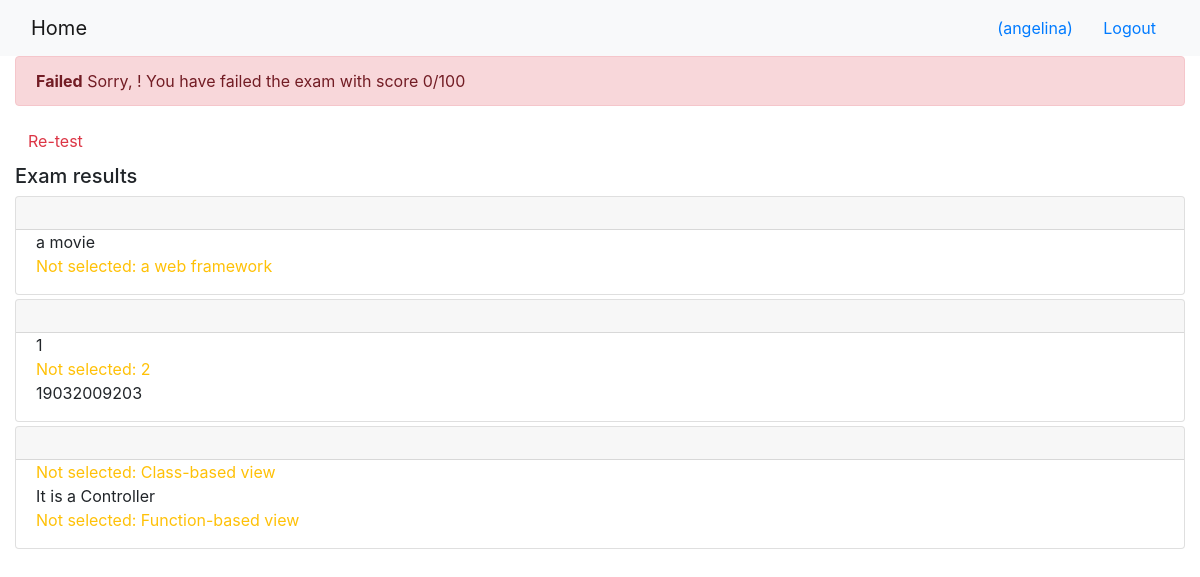
The page /onlinecourse/course/1/submission/1/result/ (signed in) on the database its author committed.
### onlinecourse/models.py (models this page shows)
class Question(models.Model):
    question_text=models.CharField(default="question", max_length=200)
    grade = models.IntegerField(default=0)
    course_id = models.ForeignKey(Course, on_delete=models.CASCADE)
    def is_get_score(self, selected_ids):
        all_answers = self.choice_set.filter(is_correct=True).count()
        selected_correct = self.choice_set.filter(is_correct=True, id__in=selected_ids).count()
        if all_answers == selected_correct:
            return True
        else:
            return False

class Choice(models.Model):
     question_id = models.ForeignKey(Question, on_delete=models.CASCADE)
     choice_text=models.CharField(default="answer", max_length=200)
     is_correct = models.BooleanField()

### onlinecourse/views.py (the view)
# urls.py: path('course/<int:course_id>/submission/<int:submission_id>/result/', views.show_exam_result, name='exam_result'),
def show_exam_result(request, course_id, submission_id):
    context={}
    course=get_object_or_404(Course, pk=course_id)
    submission = Submission.objects.get(id=submission_id)
    choics=submission.chocies.all()
    mark = 0
    for quest in course.question_set.all():
        if quest.is_get_score(choics):
            mark=mark+quest.grade
    context['course'] = course
    context['choices'] = choics
    context['grade'] = mark
    return render(request, 'onlinecourse/exam_result_bootstrap.html', context)

### onlinecourse/templates/onlinecourse/exam_result_bootstrap.html (shortened to what this page needs)
<!DOCTYPE html>
<html lang="en">
<head>
    {% load static %}
    <link rel="stylesheet" href="https://maxcdn.bootstrapcdn.com/bootstrap/4.5.2/css/bootstrap.min.css">
</head>
<body>
 <nav class="navbar navbar-light bg-light">
    <div class="container-fluid">
        <div class="navbar-header">
              <a class="navbar-brand" href="{% url 'onlinecourse:index' %}">Home</a>
        </div>
        <ul class="nav navbar-nav navbar-right">
            {% if user.is_authenticated %}
            <li>
                <a class="btn btn-link" href="#">{{ user.first_name }}({{ user.username }})</a>
                <a class="btn btn-link" href="{% url 'onlinecourse:logout' %}">Logout</a>
            </li>
            {% endif %}
        </ul>
    </div>
</nav>
<div class="container-fluid">
    {% if grade >= 80 %}
    <div class="alert alert-success">
        <b>Congratulations, {{ user.first_name }}!</b> You have passed the exam and completed the course with score {{ grade }}/100
    </div>
    {% else %}
    <div class="alert alert-danger">
        <b>Failed</b> Sorry, {{ user.first_name }}! You have failed the exam with score {{ grade }}/100
    </div>
    <a class="btn btn-link text-danger" href="{% url 'onlinecourse:course_details' course.id %}">Re-test</a>
    {% endif %}
    <div class="card-columns-vertical mt-1">
        <h5 class="">Exam results</h5>
        {% for question in course.question_set.all %}
        <div class="card mt-1">
            <div class="card-header"><h5>{{ question.content }}</h5></div>
            <div class="form-group">
                {% for choice in question.choice_set.all %}
                <div class="form-check">
                    {% if choice.is_correct and choice in choices %}
                    <div class="text-success">Correct answer: {{ choice.choice_text }}</div>
                    {% else %}{% if choice.is_correct and not choice in choices %}
                    <div class="text-warning">Not selected: {{ choice.choice_text }}</div>
                    {% else %}{% if not choice.is_correct and choice in choices %}
                    <div class="text-danger">Wrong answer: {{ choice.choice_text }}</div>
                    {% else %}
                    <div>{{ choice.choice_text }}</div>
                    {% endif %}{% endif %}{% endif %}
                </div>
                {% endfor %}
            </div>
        </div>
        {% endfor %}
    </div>
</div>
</body>
</html>

### rows shown on the page
Choice: choice_text "a movie"
Choice: choice_text "a web framework"
Choice: choice_text "1"
Choice: choice_text "2"
Choice: choice_text "19032009203"
Choice: choice_text "Class-based view"
Choice: choice_text "It is a Controller"
Choice: choice_text "Function-based view"

### other values the page prints
{{ user.username }} "angelina"
{{ grade }} "0"
